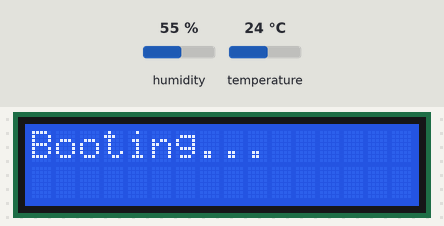
The sketch below on a simulated ESP32. On the bench: 16×2 character LCD. The test bench sets the inputs (shaded band); at power-on: humidity 55 %, temperature 24 °C. WiFi joins after 1.5 s; servers stay silent unless stated; uploads are accepted with an empty reply; what the sketch prints to the serial monitor is not drawn.

Above: at 0.4 s.
At 2.2 s:
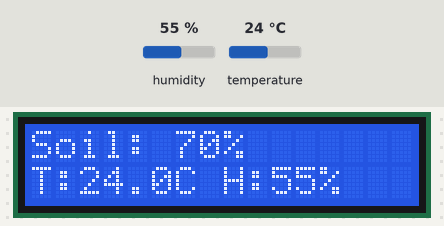

The sketch:

esp32_supabase_soil_monitor.ino
```cpp
#include <WiFi.h>
#include <HTTPClient.h>
#include <ArduinoJson.h>
#include <DHT.h>
#include <Wire.h>
#include <LiquidCrystal_I2C.h>

// ---------- WiFi ----------
const char* WIFI_SSID     = "YOUR_WIFI_NAME";
const char* WIFI_PASSWORD = "YOUR_WIFI_PASSWORD";

// ---------- Supabase ----------
const char* SUPABASE_URL      = "https://YOUR_PROJECT_REF.supabase.co";
const char* SUPABASE_ANON_KEY = "YOUR_ANON_PUBLIC_KEY";
const char* DEVICE_ID          = "node1";

// ---------- Pins ----------
#define SOIL_PIN 34
#define DHT_PIN  4
#define DHT_TYPE DHT11

#define SOIL_DRY_VALUE 4095
#define SOIL_WET_VALUE 1200

DHT dht(DHT_PIN, DHT_TYPE);
LiquidCrystal_I2C lcd(0x27, 16, 2); // change to 0x3F if needed

int intervalMinutes = 15; // default, overwritten by fetchConfig()

void connectWiFi() {
  WiFi.begin(WIFI_SSID, WIFI_PASSWORD);
  Serial.print("Connecting to WiFi");
  int attempts = 0;
  while (WiFi.status() != WL_CONNECTED && attempts < 20) {
    delay(500);
    Serial.print(".");
    attempts++;
  }
  Serial.println();
  if (WiFi.status() == WL_CONNECTED) {
    Serial.println("WiFi connected: " + WiFi.localIP().toString());
  } else {
    Serial.println("WiFi connection FAILED");
  }
}

// Read soil + DHT, return true if DHT read succeeded
bool readSensors(int &soilPercent, float &tempC, float &humidity) {
  int soilRaw = analogRead(SOIL_PIN);
  soilPercent = map(soilRaw, SOIL_DRY_VALUE, SOIL_WET_VALUE, 0, 100);
  soilPercent = constrain(soilPercent, 0, 100);

  humidity = dht.readHumidity();
  tempC = dht.readTemperature();
  return !isnan(humidity) && !isnan(tempC);
}

// POST one reading row to Supabase
bool postReading(int soilPercent, float tempC, float humidity) {
  if (WiFi.status() != WL_CONNECTED) return false;

  HTTPClient http;
  String url = String(SUPABASE_URL) + "/rest/v1/readings";
  http.begin(url);
  http.addHeader("Content-Type", "application/json");
  http.addHeader("apikey", SUPABASE_ANON_KEY);
  http.addHeader("Authorization", String("Bearer ") + SUPABASE_ANON_KEY);

  StaticJsonDocument<256> doc;
  doc["device_id"] = DEVICE_ID;
  doc["soil_moisture"] = soilPercent;
  doc["temperature"] = tempC;
  doc["humidity"] = humidity;

  String payload;
  serializeJson(doc, payload);

  int code = http.POST(payload);
  Serial.print("POST reading -> HTTP ");
  Serial.println(code);
  http.end();
  return code == 201 || code == 200;
}

// GET the farmer-set interval_minutes from device_config
void fetchConfig() {
  if (WiFi.status() != WL_CONNECTED) return;

  HTTPClient http;
  String url = String(SUPABASE_URL) + "/rest/v1/device_config?device_id=eq." + DEVICE_ID + "&select=interval_minutes,moisture_threshold";
  http.begin(url);
  http.addHeader("apikey", SUPABASE_ANON_KEY);
  http.addHeader("Authorization", String("Bearer ") + SUPABASE_ANON_KEY);

  int code = http.GET();
  if (code == 200) {
    String response = http.getString();
    StaticJsonDocument<256> doc;
    DeserializationError err = deserializeJson(doc, response);
    if (!err && doc.size() > 0) {
      intervalMinutes = doc[0]["interval_minutes"] | 15;
      Serial.print("Fetched interval_minutes: ");
      Serial.println(intervalMinutes);
    }
  } else {
    Serial.print("GET config -> HTTP ");
    Serial.println(code);
  }
  http.end();
}

void showOnLCD(int soilPercent, float tempC, float humidity, bool dhtOk) {
  lcd.clear();
  lcd.setCursor(0, 0);
  lcd.print("Soil: ");
  lcd.print(soilPercent);
  lcd.print("%");

  lcd.setCursor(0, 1);
  if (dhtOk) {
    lcd.print("T:");
    lcd.print(tempC, 1);
    lcd.print("C H:");
    lcd.print(humidity, 0);
    lcd.print("%");
  } else {
    lcd.print("DHT read error");
  }
}

void setup() {
  Serial.begin(115200);
  delay(300);

  dht.begin();
  lcd.init();
  lcd.backlight();
  lcd.setCursor(0, 0);
  lcd.print("Booting...");

  connectWiFi();
  fetchConfig(); // get farmer's chosen interval before first reading
}

unsigned long lastReadingTime = 0;

void loop() {
  unsigned long intervalMs = (unsigned long)intervalMinutes * 60UL * 1000UL;

  if (millis() - lastReadingTime >= intervalMs || lastReadingTime == 0) {
    if (WiFi.status() != WL_CONNECTED) connectWiFi();

    int soilPercent;
    float tempC, humidity;
    bool dhtOk = readSensors(soilPercent, tempC, humidity);

    Serial.print("Soil: "); Serial.print(soilPercent); Serial.print("% ");
    if (dhtOk) {
      Serial.print("| Temp: "); Serial.print(tempC);
      Serial.print(" | Humidity: "); Serial.println(humidity);
    } else {
      Serial.println("| DHT read failed");
    }

    showOnLCD(soilPercent, tempC, humidity, dhtOk);

    if (dhtOk) {
      postReading(soilPercent, tempC, humidity);
    }

    fetchConfig(); // re-check in case farmer changed the interval on the dashboard

    lastReadingTime = millis();
  }

  delay(1000);
}
```

Measured:
- what the display in image 0 shows lasts 1.7 s, from 0.4 s to 2.1 s
